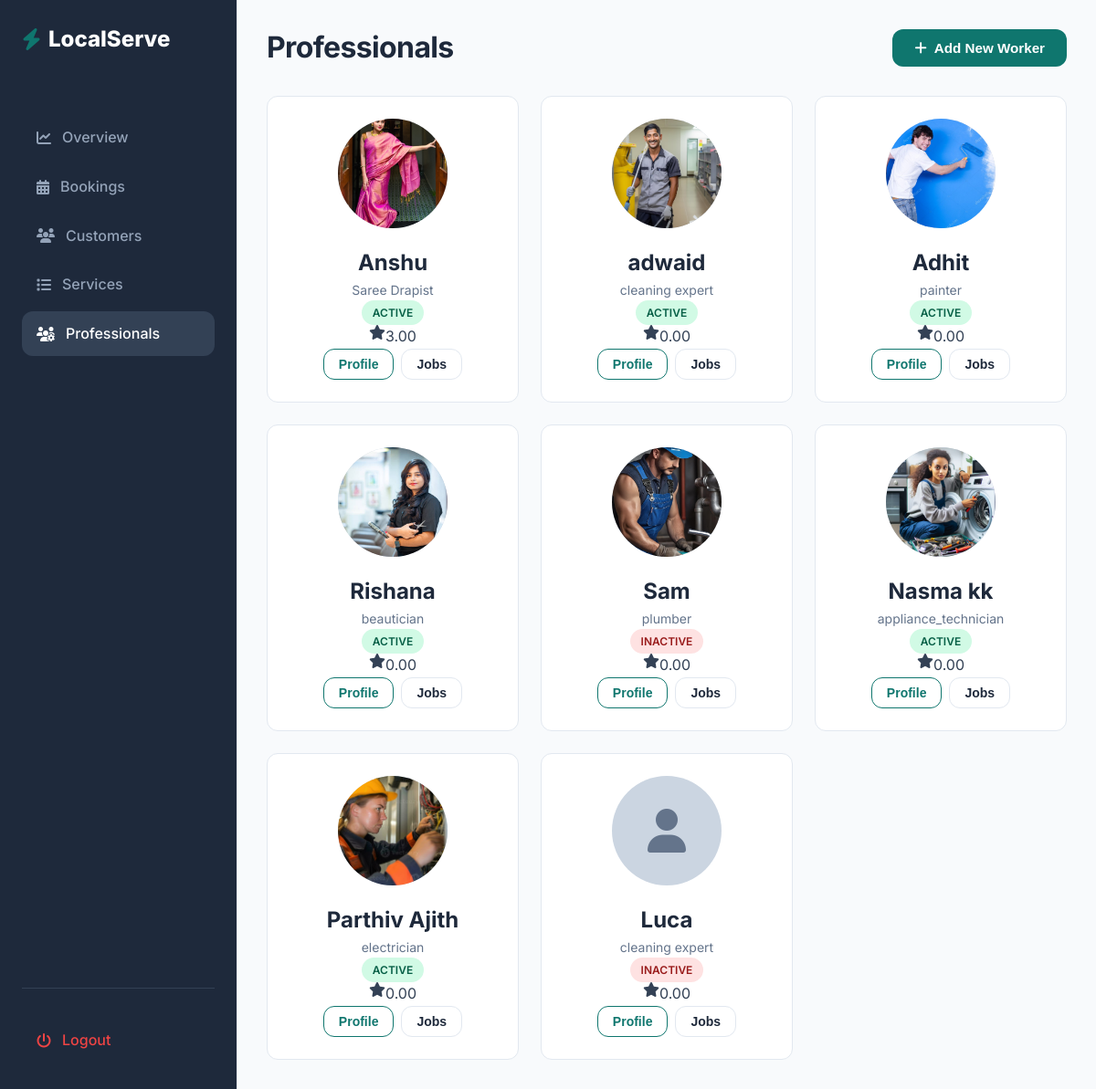
Page /services/admin_workers/ on the earlier database version.
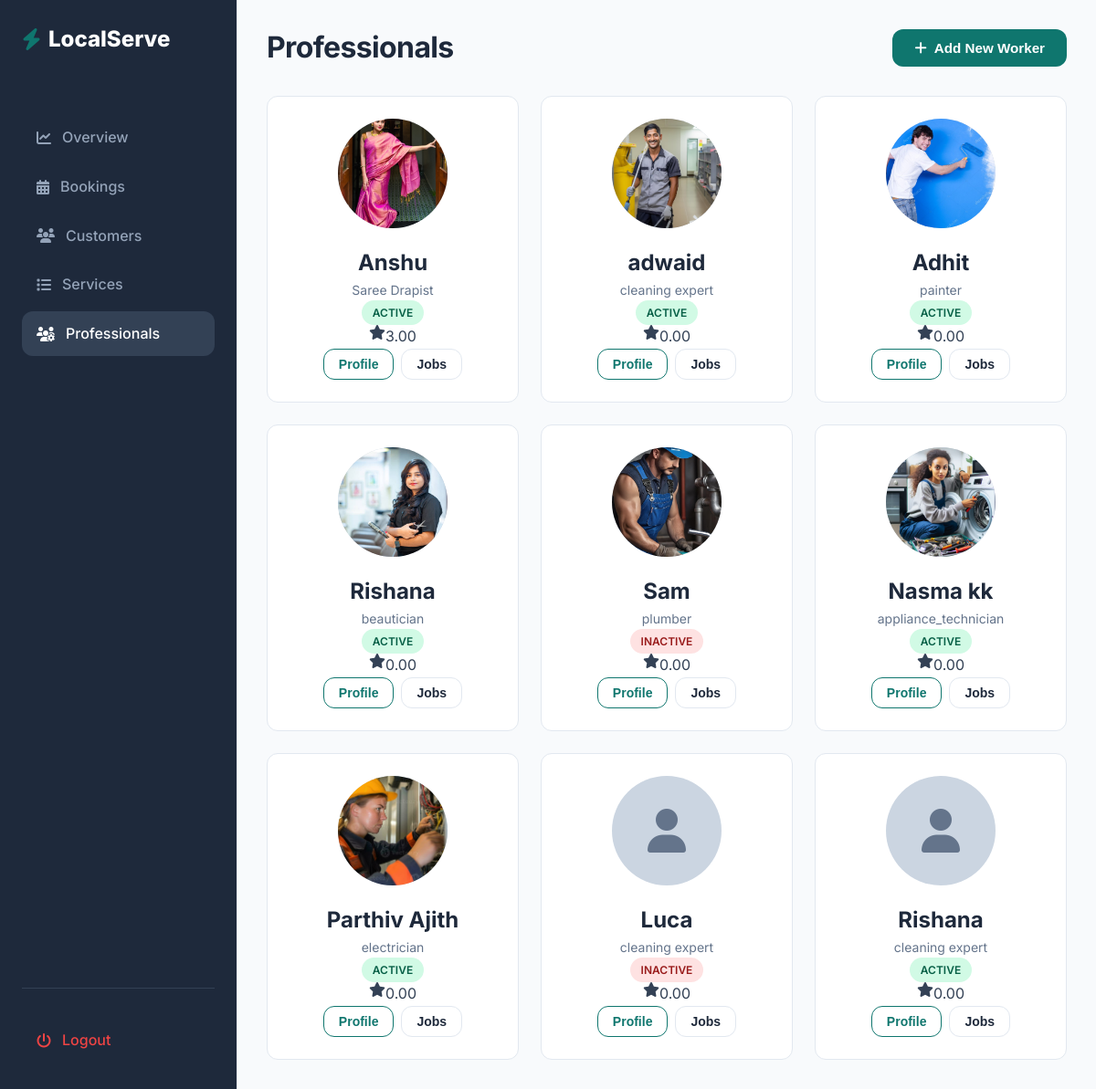
Same page on the later database version.
### services/models.py (models this page shows, shortened)
class Worker(models.Model):
    ROLE_CHOICES = [
        ('cleaning expert','Cleaning Expert'),
        ('appliance_technician', 'Appliance Technician'),
        ('electrician', 'Electrician'),
        ('plumber', 'Plumber'),
        ('beautician', 'Beautician'),
        ('painter', 'Painter'),
    ]
    full_name = models.CharField(max_length=150)
    role = models.CharField(max_length=100,choices = ROLE_CHOICES)
    phone = models.CharField(max_length=20,unique=True)
    photo = models.ImageField(upload_to="workers/",blank=True,null=True)
    rating = models.DecimalField(max_digits=3,decimal_places=2,default=0.0)
    email = models.EmailField(blank=True)
    experiance_years = models.IntegerField(null=True, blank=True)
    location = models.CharField(max_length=100, blank=True)
    is_active = models.BooleanField(default=True)
    created_at = models.DateTimeField(auto_now_add=True)

### services/views.py (the view)
# urls.py: path('admin_workers/', views.admin_workers, name = "admin_workers"),
def admin_workers(request):
    workers = Worker.objects.all()
    return render(request, 'admin/workers/admin_workers.html',{'workers':workers})

### templates/admin/workers/admin_workers.html (shortened to what this page needs)
{% extends "base_admin.html" %}
    {% block content %}
        <div class="flex justify-between items-center" style="margin-bottom: 2rem;">
            <h2>Professionals</h2>
            <a href="{% url "add_worker" %}">
                <button class="btn btn-primary"><i class="fa-solid fa-plus"></i> Add New Worker</button>
            </a>
        </div>
        <div class="grid grid-cols-3 grid-gap">
            {% for worker in workers %}
            <div class="card text-center">
                <div
                    style="width: 120px; height: 120px; background: #CBD5E1; border-radius: 50%; margin: 0 auto 1.5rem; overflow: hidden; display: flex; align-items: center; justify-content: center;">
                    {% if worker.photo %}
                        <img src="{{ worker.photo.url }}" alt="{{ worker.full_name }}" style="width: 100%; height: 100%; object-fit: cover;">
                      {% else %}
                         <i class="fa-solid fa-user fa-3x text-light"></i>
                    {% endif %}
                </div>
                <h3 style="margin-bottom: 0.25rem;">{{ worker.full_name }}</h3>
                <p class="text-light text-sm mb-2">{{ worker.role }}</p>
                {% if worker.is_active %}
                    <span class="badge badge-success">Active</span>
                {% else %}
                    <span class="badge badge-danger">Inactive</span>
                {% endif %}
                <div class="flex justify-center gap-xs text-warning mb-2">
                    <i class="fa-solid fa-star"></i> {{ worker.rating }}
                </div>
                <div class="flex justify-center gap-sm mt-3">
                    <a href="{% url 'worker_profile' worker.id %}">
                        <button class="btn btn-outline btn-sm">Profile</button>
                    </a>
                    <a href="{% url "worker_jobs" worker.id %}">
                        <button class="btn btn-secondary btn-sm">Jobs</button>
                    </a>
                </div>
            </div>
            {% empty %}
                <p class="text-light">No workers added yet</p>
            {% endfor %}
            </div>
    {% endblock %}

Differences in the rows shown:
added Worker: full_name "Rishana", role "cleaning expert", is_active "ACTIVE", rating "0.00"
